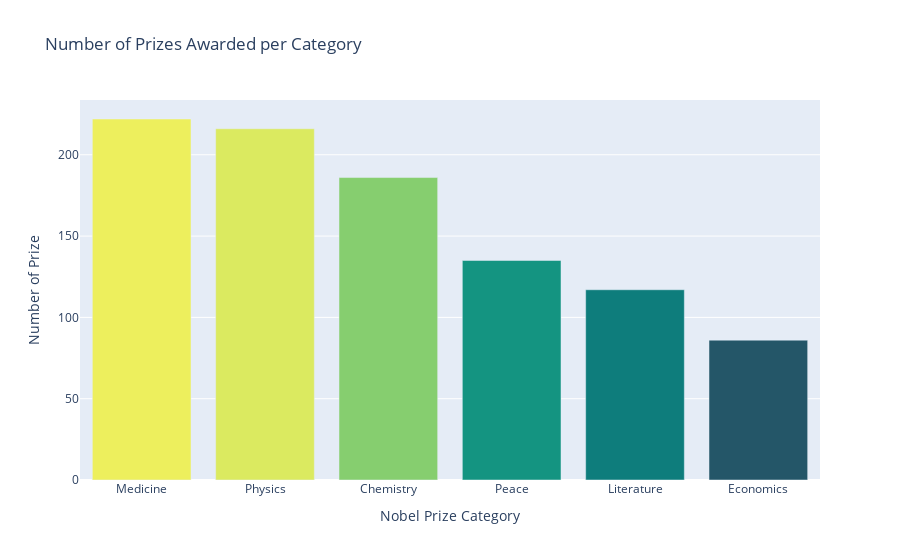

Notebook code for this chart:
### Code cell
#bar chart with number of prizes awarded by category
category_prize = df_data.category.value_counts()

bar_chart = px.bar(
            x = category_prize.index,
            y = category_prize.values,
            color = category_prize.values,
            color_continuous_scale = 'Aggrnyl',#sets each bar to a different color in the same color scale
            title='Number of Prizes Awarded per Category',
)
bar_chart.update_layout(
            xaxis_title='Nobel Prize Category',
            coloraxis_showscale=False,
            yaxis_title='Number of Prize'
)
bar_chart.show()

### Figure 1 — Plotly figure (JSON) as saved in the notebook; plotly's stock layout.template omitted (floating-point values rounded to 4 significant figures)
{"data": [{"alignmentgroup": "True", "hovertemplate": "x=%{x}<br>y=%{y}<br>color=%{marker.color}<extra></extra>", "legendgroup": "", "marker": {"color": [222, 216, 186, 135, 117, 86], "coloraxis": "coloraxis", "pattern": {"shape": ""}}, "name": "", "offsetgroup": "", "orientation": "v", "showlegend": false, "textposition": "auto", "type": "bar", "x": ["Medicine", "Physics", "Chemistry", "Peace", "Literature", "Economics"], "xaxis": "x", "y": [222, 216, 186, 135, 117, 86], "yaxis": "y"}], "layout": {"barmode": "relative", "coloraxis": {"colorbar": {"title": {"text": "color"}}, "colorscale": [[0, "rgb(36, 86, 104)"], [0.1667, "rgb(15, 114, 121)"], [0.3333, "rgb(13, 143, 129)"], [0.5, "rgb(57, 171, 126)"], [0.6667, "rgb(110, 197, 116)"], [0.8333, "rgb(169, 220, 103)"], [1, "rgb(237, 239, 93)"]], "showscale": false}, "legend": {"tracegroupgap": 0}, "title": {"text": "Number of Prizes Awarded per Category"}, "xaxis": {"anchor": "y", "domain": [0, 1], "title": {"text": "Nobel Prize Category"}}, "yaxis": {"anchor": "x", "domain": [0, 1], "title": {"text": "Number of Prize"}}}}
